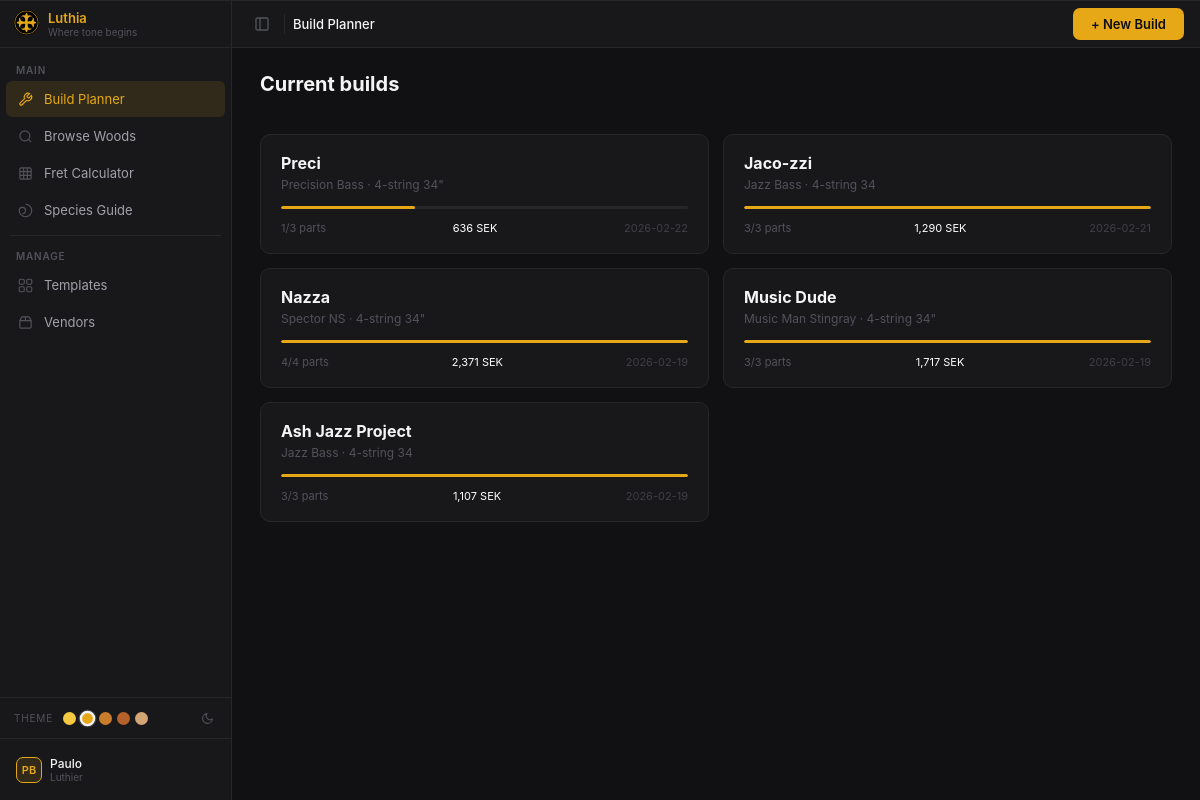
The page /builds on the database its author committed.
### models.py (models this page shows, shortened)
class Build(db.Model):
    __tablename__ = 'builds'
    build_id    = db.Column(db.Integer, primary_key=True)
    name        = db.Column(db.String(150), nullable=False)
    template_id = db.Column(db.Integer, db.ForeignKey('instrument_templates.template_id'),
                             nullable=False)
    variant_id  = db.Column(db.Integer, db.ForeignKey('template_variants.variant_id'),
                             nullable=False)
    notes       = db.Column(db.Text)
    total_price = db.Column(db.Float)          # cached sum, recomputed on save
    created_at  = db.Column(db.DateTime, default=datetime.utcnow)
    updated_at  = db.Column(db.DateTime, default=datetime.utcnow, onupdate=datetime.utcnow)
    template = db.relationship('InstrumentTemplate', back_populates='builds')
    variant  = db.relationship('TemplateVariant',    back_populates='builds')
    parts    = db.relationship('BuildPart', back_populates='build',
                               cascade='all, delete-orphan')

class InstrumentTemplate(db.Model):
    __tablename__ = 'instrument_templates'
    template_id     = db.Column(db.Integer, primary_key=True)
    name            = db.Column(db.String(100), unique=True, nullable=False)
    instrument_type = db.Column(db.String(50), default='bass')  # 'bass', 'guitar' etc.
    notes           = db.Column(db.Text)
    created_at      = db.Column(db.DateTime, default=datetime.utcnow)
    variants = db.relationship('TemplateVariant', back_populates='template',
                               cascade='all, delete-orphan')
    builds   = db.relationship('Build', back_populates='template')

class TemplateVariant(db.Model):
    __tablename__ = 'template_variants'
    variant_id    = db.Column(db.Integer, primary_key=True)
    template_id   = db.Column(db.Integer, db.ForeignKey('instrument_templates.template_id'),
                               nullable=False)
    label         = db.Column(db.String(100), nullable=False)  # e.g. '4-string 34"'
    strings       = db.Column(db.Integer, nullable=False, default=4)
    scale_mm      = db.Column(db.Float, nullable=False, default=864.0)  # 34" = 863.6 mm
    body_length_mm    = db.Column(db.Float)
    body_width_mm     = db.Column(db.Float)
    body_thickness_mm = db.Column(db.Float)
    neck_length_mm        = db.Column(db.Float)  # bolt-on: nut to heel
    neck_length_thru_mm   = db.Column(db.Float)  # neck-through: nut to body tail
    neck_thickness_1f_mm  = db.Column(db.Float)  # thickness at 1st fret
    neck_thickness_12f_mm = db.Column(db.Float)  # thickness at 12th fret
    nut_width_mm          = db.Column(db.Float)
    neck_width_heel_mm    = db.Column(db.Float)  # width at heel / 24th fret end
    headstock_length_mm = db.Column(db.Float)
    headstock_width_mm  = db.Column(db.Float)
    overall_length_mm = db.Column(db.Float)
    construction = db.Column(db.String(20), default='bolt-on')  # 'bolt-on' or 'neck-through'
    has_top      = db.Column(db.Boolean, default=False)
    created_at = db.Column(db.DateTime, default=datetime.utcnow)
    template = db.relationship('InstrumentTemplate', back_populates='variants')
    builds   = db.relationship('Build', back_populates='variant')

### routes/builds.py (the view)
@builds_bp.route('/builds')
def builds_index():
    builds = Build.query.order_by(Build.updated_at.desc()).all()
    return render_template(
        'builds/index.html',
        builds=builds,
        active_nav='builds',
        breadcrumb=[('Build Planner', None)],
        page_title='Luthia · Build Planner',
    )

### templates/builds/index.html
{% extends 'base.html' %}
{% from 'macros/builds.html' import build_card %}
{% block extra_css %}
<link rel="stylesheet" href="/static/builds.css">
{% endblock %}
{% block header_actions %}
<div class="header-actions">
  <a href="/builds/new" class="btn-new-build">+ New Build</a>
</div>
{% endblock %}
{% block content %}
<div class="builds-wrap">
  <div class="page-title-bar">
    <div class="page-title">Current builds</div>
  </div>
  <div class="builds-grid">
    {% for b in builds %}
      {% set parts_done   = b.parts | selectattr('product_id') | list | length %}
      {% set parts_total  = b.parts | length %}
      {% set progress_pct = ((parts_done / parts_total) * 100) | int if parts_total else 0 %}
      {{ build_card(b, parts_done, parts_total, progress_pct) }}
    {% else %}
      <p style="color:#52525b;text-align:center;padding:40px 0;">No builds yet. <a href="/builds/new" class="accent-link">Create your first one!</a></p>
    {% endfor %}
  </div>
</div>
{% endblock %}

### templates/macros/builds.html (shortened to what this page needs)
{% macro build_card(build, parts_done, parts_total, progress_pct) %}
<a href="/builds/{{ build.build_id }}" class="build-card">
  <div class="build-card-title">{{ build.name }}{% if build.parts | selectattr('thickness_warning') | list %} <span title="Thickness warning" style="color:#f59e0b;">⚠</span>{% endif %}</div>
  <div class="build-card-sub">{{ build.template.name }} · {{ build.variant.label }}</div>
  <div class="build-progress-bar"><div class="build-progress-fill" style="width:{{ progress_pct }}%"></div></div>
  <div class="build-card-meta">
    <span>{{ parts_done }}/{{ parts_total }} parts</span>
    <span class="build-card-price">{% if build.total_price %}{{ "{:,.0f}".format(build.total_price) }} SEK{% else %}—{% endif %}</span>
    <span style="color:#3f3f46;">{% if build.updated_at %}{{ build.updated_at.strftime('%Y-%m-%d') }}{% endif %}</span>
  </div>
</a>
{% endmacro %}

### static/luthia-dark.css (style rules this page uses)
*, *::before, *::after { box-sizing: border-box; margin: 0; padding: 0; }
body { font-family: -apple-system, BlinkMacSystemFont, 'Segoe UI', sans-serif; background: #111113; color: #f4f4f5; font-size: 14px; display: flex; height: 100vh; overflow: hidden; }
:root, [data-theme="amber"] { --sidebar-width: 232px; --sidebar-width-collapsed: 52px; --sidebar-transition: 220ms cubic-bezier(0.4, 0, 0.2, 1); --header-height: 48px; --accent: #e6a817; --accent-dim: rgba(230, 168, 23, 0.12); --accent-text: #0e0e10; --panel-bg: #18181b; --border-color: #27272a; --text-primary: #f4f4f5; --text-secondary: #d4d4d8; --text-muted: #52525b; --hover-bg: rgba(255,255,255,0.06); --input-bg: rgba(255,255,255,0.06); --surface-2: rgba(255,255,255,0.04); }
.header-actions { display: flex; align-items: center; gap: 8px; margin-left: auto; flex-shrink: 0; }
.page-title { font-size: 20px; font-weight: 700; color: #f4f4f5; margin-bottom: 3px; }
.page-title-bar { display: flex; justify-content: space-between; align-items: flex-start; margin-bottom: 20px; min-height: 42px; }

### static/builds.css (style rules this page uses)
.builds-wrap { max-width: 1400px; margin: 0 auto; padding: 24px 28px; }
.page-title-bar { display:flex; justify-content:space-between; align-items:flex-start; margin-bottom:20px; min-height: 42px; }
.page-title { font-size:20px; font-weight:700; color:#f4f4f5; margin-bottom:3px; }
.btn-new-build { display:inline-flex; align-items:center; gap:6px; font-family:inherit; font-size:13px; font-weight:600; color:var(--accent-text); background:var(--accent); border:none; border-radius:7px; padding:8px 18px; cursor:pointer; text-decoration:none; transition:background .15s; white-space:nowrap; }
.builds-grid { display:grid; grid-template-columns:repeat(auto-fill,minmax(360px,1fr)); gap:14px; }
.build-card { display:block; background:#18181b; border:1px solid #27272a; border-radius:10px; padding:18px 20px; text-decoration:none; transition:border-color .15s,background .1s; }
.build-card-title { font-size:16px; font-weight:700; color:#f4f4f5; margin-bottom:4px; }
.build-card-sub { font-size:12px; color:#52525b; margin-bottom:14px; }
.build-progress-bar { height:3px; background:#27272a; border-radius:2px; margin-bottom:12px; overflow:hidden; }
.build-progress-fill { height:100%; background:var(--accent); border-radius:2px; }
.build-card-meta { display:flex; justify-content:space-between; font-size:11px; color:#52525b; gap:8px; }
.build-card-price { font-size:11px; color:#fff; gap:8px; }

### rows shown on the page
Build: name "Preci", {{ progress_pct }} 33 (drawn), parts_done "1", parts_total "3", total_price "636", updated_at "2026-02-22"
InstrumentTemplate: template.name "Precision Bass"
TemplateVariant: variant.label "4-string 34\""
Build: name "Jaco-zzi", {{ progress_pct }} 100 (drawn), parts_done "3", parts_total "3", total_price "1,290", updated_at "2026-02-21"
InstrumentTemplate: template.name "Jazz Bass"
TemplateVariant: variant.label "4-string 34"
Build: name "Nazza", {{ progress_pct }} 100 (drawn), parts_done "4", parts_total "4", total_price "2,371", updated_at "2026-02-19"
InstrumentTemplate: template.name "Spector NS"
TemplateVariant: variant.label "4-string 34\""
Build: name "Music Dude", {{ progress_pct }} 100 (drawn), parts_done "3", parts_total "3", total_price "1,717", updated_at "2026-02-19"
InstrumentTemplate: template.name "Music Man Stingray"
TemplateVariant: variant.label "4-string 34\""
Build: name "Ash Jazz Project", {{ progress_pct }} 100 (drawn), parts_done "3", parts_total "3", total_price "1,107", updated_at "2026-02-19"

### other values the page prints
{{ label }} "Build Planner"
